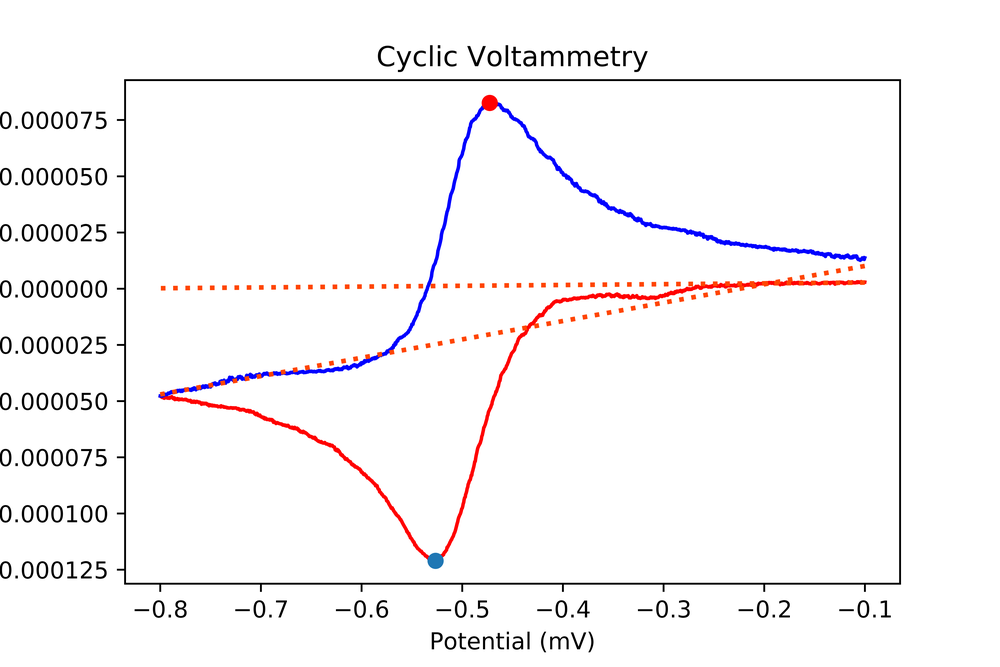
#> input picture voltcycle/lala.png, 1000 x 667 px, shrunk from 6000 x 4000 before the run
$ python -i core.py   (imports and definitions only)
#> lines starting #> are read from the running program, lines starting #| are printed output that depends on the picture
"""This module consists of all the functions utilized."""
# This is a tool to automate cyclic voltametry analysis.
# Current Version = 1

import copy
import pandas as pd
import numpy as np
import matplotlib.pyplot as plt
import peakutils


# [518 lines left out: functions read_cycle, read_file_dash, read_file, data_frame, plot_fig, split and 12 more, not called in this run]


def data_analysis(data):
    """This function returns a dictionary consisting of
    the relevant values. This can be seen in the user
    interface (Dash) as well."""
    results_dict = {}

    # df = main.data_frame(dict_1,1)
    x_val = data['Potential']
    y_val = data['Current']
    # Peaks are here [list]
    peak_index = peak_detection_fxn(y_val)
    # Split x,y to get baselines
    col_x1, col_x2 = split(x_val)
    col_y1, col_y2 = split(y_val)
    y_base1 = linear_background(col_x1, col_y1)
    y_base2 = linear_background(col_x2, col_y2)
    # Calculations based on baseline and peak
    values = peak_values(x_val, y_val)
    esub_t = values[0]
    esub_b = values[2]
    dof_e = del_potential(x_val, y_val)
    half_e = min(esub_t, esub_b) + half_wave_potential(x_val, y_val)
    ipa = peak_heights(x_val, y_val)[0]
    ipc = peak_heights(x_val, y_val)[1]
    ratio_i = peak_ratio(x_val, y_val)
    results_dict['Peak Current Ratio'] = ratio_i
    results_dict['Ipc (A)'] = ipc
    results_dict['Ipa (A)'] = ipa
    results_dict['Epc (V)'] = esub_b
    results_dict['Epa (V)'] = esub_t
    results_dict['∆E (V)'] = dof_e
    results_dict['Redox Potential (V)'] = half_e
    if dof_e > 0.3:
        results_dict['Reversible'] = 'No'
    else:
        results_dict['Reversible'] = 'Yes'

    if half_e > 0 and  'Yes' in results_dict.values():
        results_dict['Type'] = 'Catholyte'
    elif 'Yes' in results_dict.values():
        results_dict['Type'] = 'Anolyte'
    return results_dict, col_x1, col_x2, col_y1, col_y2, y_base1, y_base2, peak_index
    #return results_dict

>>> import cv2
>>> picture = cv2.imread('../lala.png', cv2.IMREAD_GRAYSCALE)
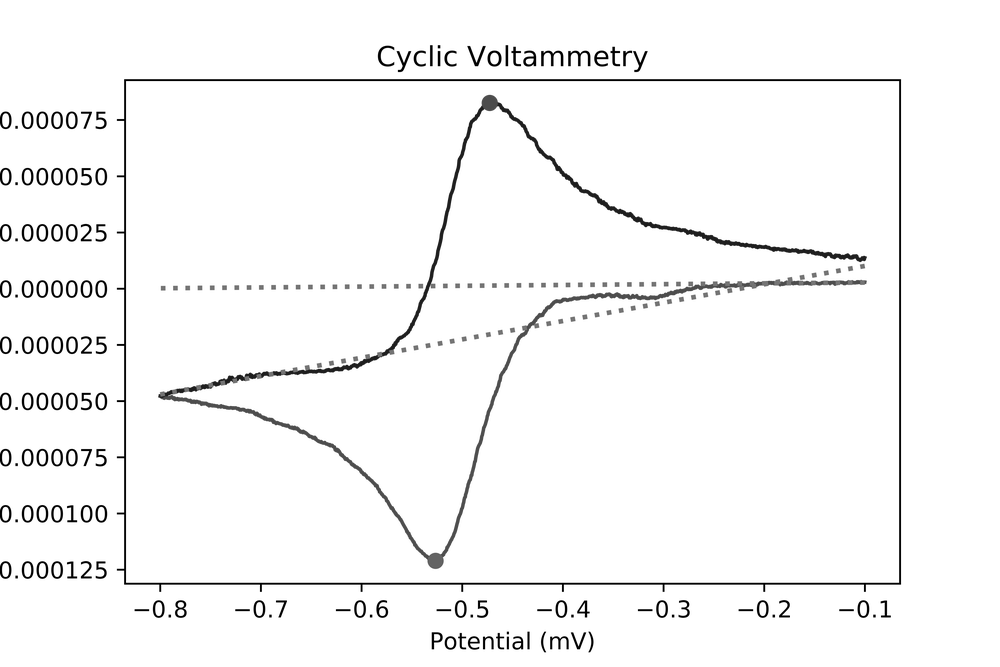
#> picture: shape (667, 1000); min 0, max 255, mean 246.8
#> (the run stopped early here; a loop or call above may not have finished)
